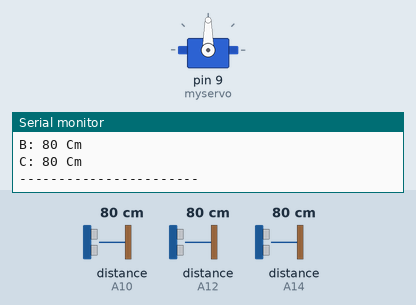
Simulated run of this sketch. Board: Arduino Mega 2560, built with avr-gcc and run on an emulated ATmega2560. Shown: servo, the last lines printed to the serial monitor. Inputs (shaded band) come from the test bench; at power-on: distance to the obstacle (sensors on A14, A10, A12) 80 cm. The echo pulse lasts 58.3 µs per cm.

Above: at 2.8 s.
2.9 s: distance to the obstacle (sensor on A14) set to 12 cm
6.2 s: distance to the obstacle (sensor on A14) set to 9 cm
At 9.9 s:
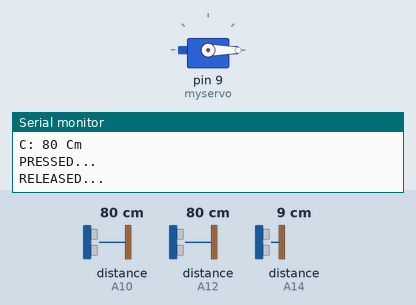
Timing chart, 0 to 11.4 s (numbered marks = the images above; inputs shaded):
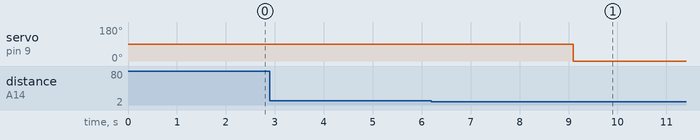

The sketch:

HandSanitizer.ino
```cpp
#include <HCSR04.h>
#include <Servo.h>

Servo myservo;  // create servo object to control a servo

UltraSonicDistanceSensor SensorTangan(A15, A14);    //  trig=A15  Echo=A14
UltraSonicDistanceSensor SensorKiri  (A13, A12);    //  trig=A13  Echo=A12
UltraSonicDistanceSensor SensorKanan (A11, A10);    //  trig=A11  Echo=A10
//atau
//UltraSonicDistanceSensor SensorTangan(A15,A14), SensorKiri (A13,A12), SensorKanan(A11,A10);

int JarakTangan, KiriCm, KananCm;

void setup ()
{
    Serial.begin(9600);   // We initialize serial connection so that we could print values from sensor.
    myservo.attach(9);    // attaches the servo on pin 9 to the servo object
}

void loop ()
{ //--------------------------------------------------------  Baca semua sensor ultrasonic
  delay(1000);
  JarakTangan = SensorTangan.measureDistanceCm();
  KiriCm      = SensorKiri.measureDistanceCm();   // siapa tau pakai sensor tambahan
  KananCm     = SensorKanan.measureDistanceCm();  // siapa tau pakai sensor tambahan
  //--------------------------------------------------------  Tampilkan
  Serial.println(String("A: ")+JarakTangan+String(" Cm"));
  Serial.println(String("B: ")+KiriCm     +String(" Cm"));
  Serial.println(String("C: ")+KananCm    +String(" Cm"));
  //--------------------------------------------------------  If then sensor
  if (JarakTangan>=3 && JarakTangan<=10)  // sensor kadang baca -1 jadi data di filter 3~10 Cm
  {
    Serial.println("PRESSED...");
    myservo.write(90);  //  PRESS 90 derajat tergantung mekanik desain.
    delay(2000);
    myservo.write(0);   //  RELEASE
    Serial.println("RELEASED...");
    while(JarakTangan<=10)
    {
      // tunggu sampai tangan menjauh biar tidak ngelock...
      JarakTangan = SensorTangan.measureDistanceCm();
      delay(200);
    }
    Serial.println("NEXT Please...^^...");
  }
  //--------------------------------------------------------  hanya tanda 1 siklus
  Serial.println("-----------------------");
}
```

Measured:
- the behaviour switches between 11 and 10 cm on distance to the obstacle (sensor on A14) (found by bisection; images 0 and 1)
- after the input at 6.2 s, servo on pin 9 (myservo): 90° → 0° after 2.9 s
